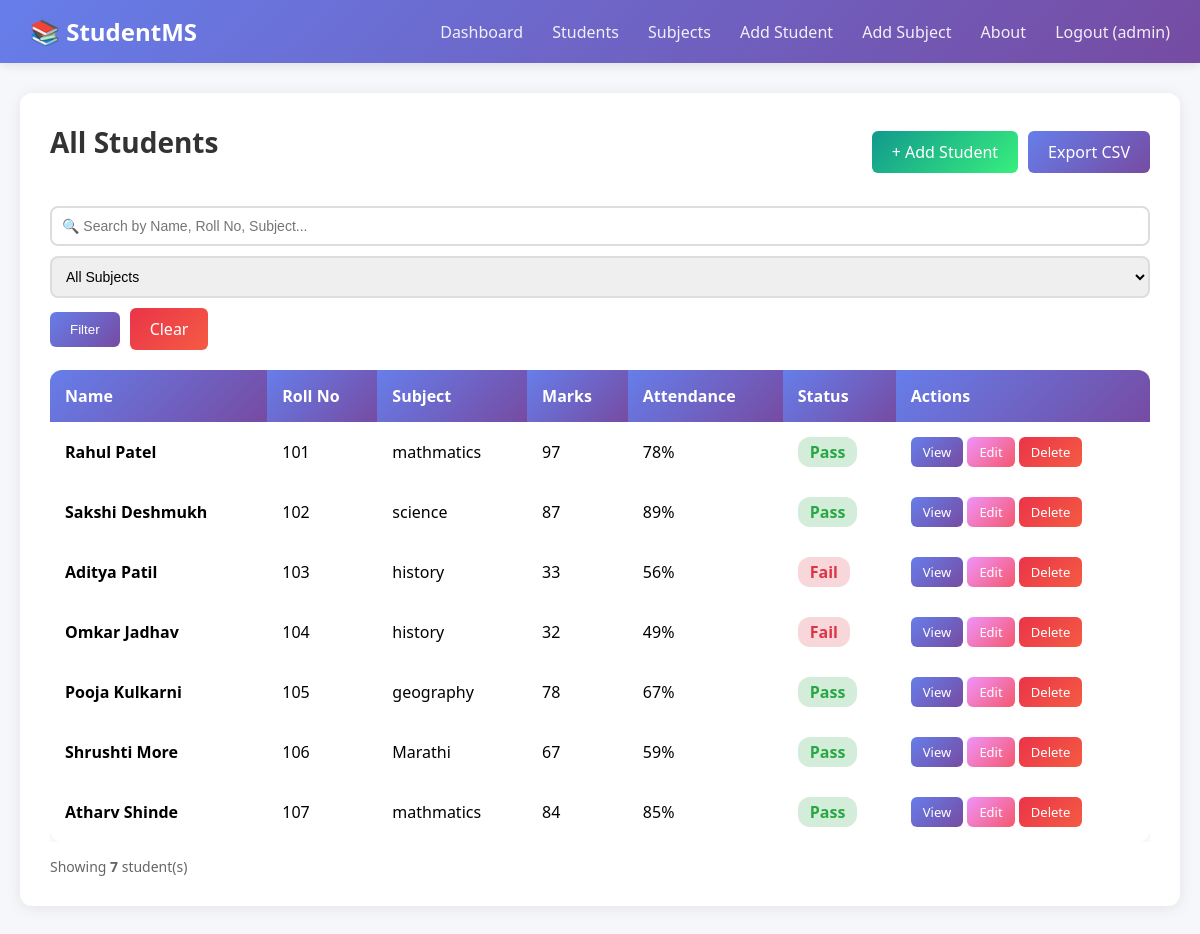
The page /records (signed in) on the database as committed earlier.
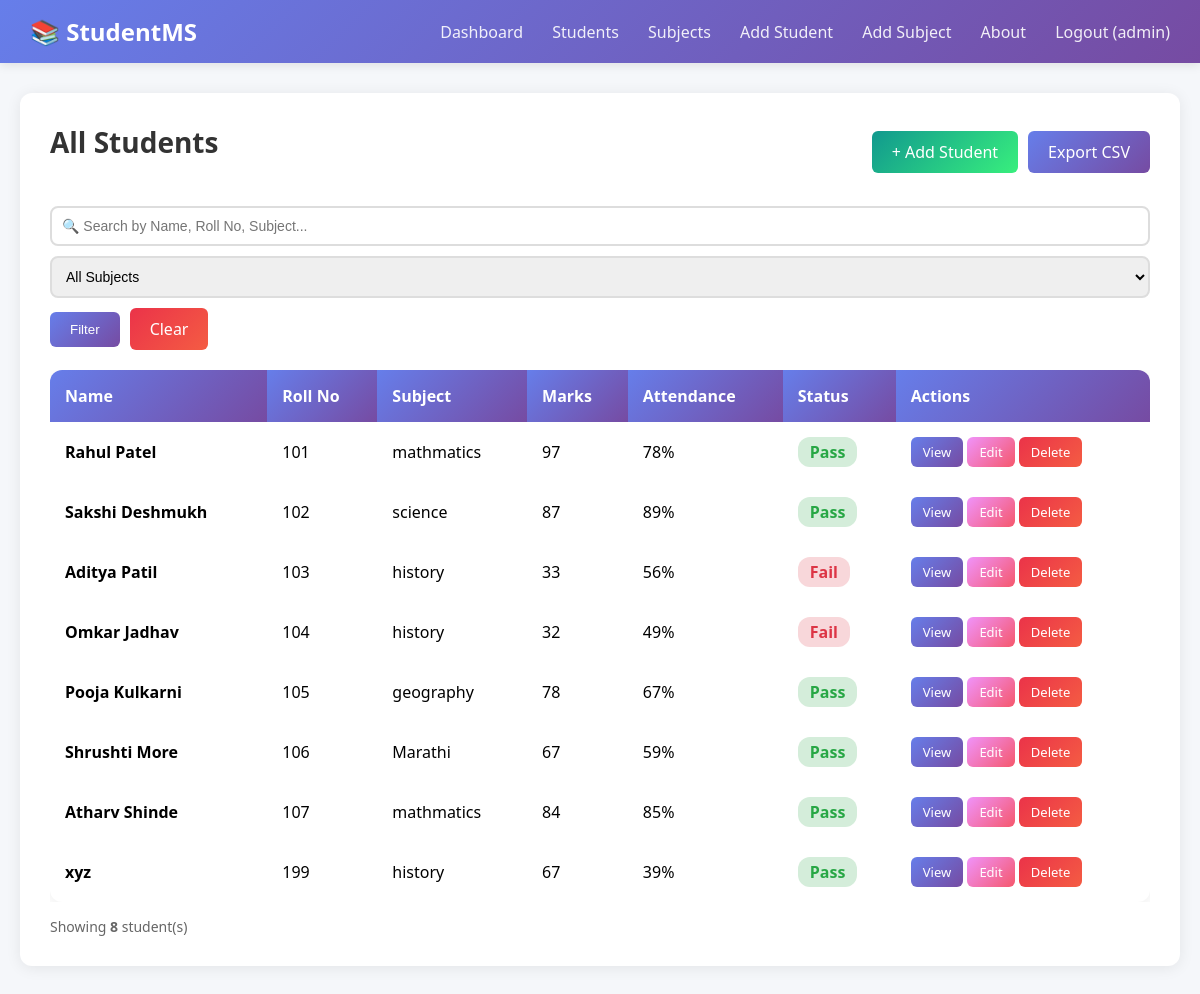
The same page on the database as committed later.
### tables this page shows
CREATE TABLE student
                    (id INTEGER PRIMARY KEY AUTOINCREMENT,
                     name TEXT,
                     roll_no TEXT UNIQUE,
                     subject_id INTEGER,
                     marks INTEGER,
                     attendance INTEGER,
                     created_by INTEGER,
                     FOREIGN KEY(subject_id) REFERENCES subjects(id),
                     FOREIGN KEY(created_by) REFERENCES users(id));

CREATE TABLE subjects 
                    (id INTEGER PRIMARY KEY AUTOINCREMENT, 
                     subject_name TEXT, 
                     subject_code TEXT UNIQUE, 
                     teacher_name TEXT);

### app.py (the view)
@app.route('/records')
@login_required
def records():
    search = request.args.get('search', '')
    subject_id = request.args.get('subject_id', '')
    status = request.args.get('status', '')
    attendance = request.args.get('attendance', '')
    conn = get_db()
    subjects = conn.execute("SELECT * FROM subjects").fetchall()
    query = "SELECT s.*, sub.subject_name FROM student s JOIN subjects sub ON s.subject_id = sub.id WHERE 1=1"
    params = []
    if search:
        query += " AND (s.name LIKE? OR s.roll_no LIKE? OR sub.subject_name LIKE?)"
        params.extend([f'%{search}%', f'%{search}%', f'%{search}%'])
    if subject_id:
        query += " AND s.subject_id =?"
        params.append(subject_id)
    if status == 'passed': query += " AND s.marks >= 40"
    elif status == 'failed': query += " AND s.marks < 40"
    if attendance == 'low': query += " AND s.attendance < 75"
    students = conn.execute(query, params).fetchall()
    conn.close()
    filter_title = "All Students"
    if status == 'passed': filter_title = "Passed Students"
    elif status == 'failed': filter_title = "Failed Students"
    if attendance == 'low': filter_title = "Students with Low Attendance"
    return render_template('records.html', students=students, subjects=subjects, search=search, filter_title=filter_title)

### app.py (called while the page is built)
def get_db():
    os.makedirs(os.path.dirname(DB_PATH), exist_ok=True)
    conn = sqlite3.connect(DB_PATH)
    conn.row_factory = sqlite3.Row
    return conn

def login_required(f):
    @wraps(f)
    def decorated(*args, **kwargs):
        if 'user_id' not in session:
            flash('Please login first!', 'danger')
            return redirect(url_for('login'))
        return f(*args, **kwargs)
    return decorated

### templates/records.html (shortened to what this page needs)
{% extends "base.html" %}
{% block content %}
<div class="card">
    <div style="display: flex; justify-content: space-between; align-items: center; margin-bottom: 25px; flex-wrap: wrap; gap: 15px;">
        <h2>{{ filter_title if filter_title else 'All Students' }}</h2>
        <div style="display: flex; gap: 10px;">
            {% if session.role == 'admin' %}
                <a href="/add" class="btn btn-success">+ Add Student</a>
            {% endif %}
            <a href="/export" class="btn btn-primary">Export CSV</a>
        </div>
    </div>
    <form method="GET" action="/records" id="searchForm" style="display: flex; gap: 10px; margin-bottom: 20px; flex-wrap: wrap; align-items: center;">
        <input type="text"
               name="search"
               id="searchInput"
               placeholder="🔍 Search by Name, Roll No, Subject..."
               value="{{ search }}"
               autocomplete="off"
               style="flex: 1; min-width: 250px; padding: 10px; border: 2px solid #ddd; border-radius: 8px;">
        <select name="subject_id" id="subjectSelect" style="min-width: 180px; padding: 10px; border: 2px solid #ddd; border-radius: 8px;">
            <option value="">All Subjects</option>
        </select>
        <button type="submit" class="btn btn-primary" id="filterBtn">Filter</button>
        <a href="/records" class="btn btn-danger">Clear</a>
    </form>
    <div style="overflow-x: auto;">
        <table>
            <thead>
                <tr>
                    <th>Name</th>
                    <th>Roll No</th>
                    <th>Subject</th>
                    <th>Marks</th>
                    <th>Attendance</th>
                    <th>Status</th>
                    <th>Actions</th>
                </tr>
            </thead>
            <tbody id="studentTableBody">
                {% if students %}
                    {% for student in students %}
                    <tr>
                        <td><strong>{{ student.name }}</strong></td>
                        <td>{{ student.roll_no }}</td>
                        <td>{{ student.subject_name }}</td>
                        <td>{{ student.marks }}</td>
                        <td>{{ student.attendance }}%</td>
                        <td>
                            {% if student.marks >= 40 %}
                                <span style="color: #28a745; font-weight: 600; padding: 4px 12px; background: #d4edda; border-radius: 12px;">
                                    Pass
                                </span>
                            {% else %}
                                <span style="color: #dc3545; font-weight: 600; padding: 4px 12px; background: #f8d7da; border-radius: 12px;">
                                    Fail
                                </span>
                            {% endif %}
                        </td>
                        <td style="white-space: nowrap;">
                            <a href="/view/{{ student.id }}" class="btn btn-primary" style="padding: 6px 12px; font-size: 13px;">View</a>
                            {% if session.role == 'admin' %}
                                <a href="/edit/{{ student.id }}" class="btn btn-warning" style="padding: 6px 12px; font-size: 13px;">Edit</a>
                                <a href="/delete/{{ student.id }}" class="btn btn-danger" style="padding: 6px 12px; font-size: 13px;"
                                   onclick="return confirm('Are you sure you want to delete {{ student.name }}?')">Delete</a>
                            {% endif %}
                        </td>
                    </tr>
                    {% endfor %}
                {% endif %}
            </tbody>
        </table>
    </div>
    {% if students %}
    <div style="margin-top: 15px; color: #666; font-size: 14px;">
        Showing <strong id="studentCount">{{ students|length }}</strong> student(s)
    </div>
    {% endif %}
</div>
{% endblock %}

Rows that differ between the two databases and show on the page:
added student: name "xyz", roll_no "199", subject_name "history", marks "67", attendance "39", shows "Pass"
Other text that changed with them:
{{ students|length }}: "7" → "8"
